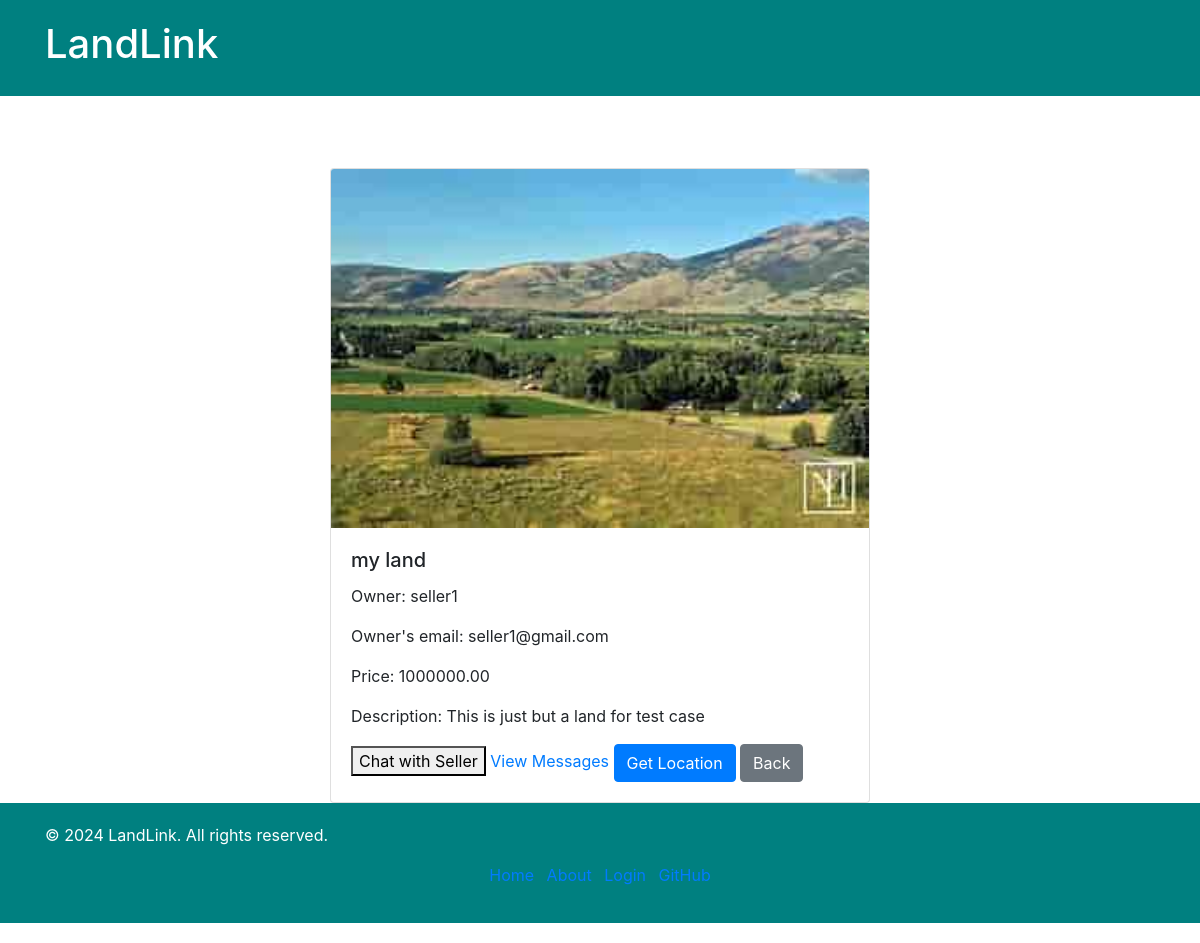
The app's page /land/2/ with its own data.
### land/models.py (models this page shows, shortened)
class Land(models.Model):
    LOCALITY_CHOICES = [
        ('rural', 'Rural'),
        ('semi_urban', 'Semi-Urban'),
        ('urban', 'Urban'),
    ]
    latitude = models.FloatField(null=True, blank=True)
    longitude = models.FloatField(null=True, blank=True)
    image = models.ImageField(upload_to='land_images/')
    title = models.CharField(max_length=100)
    locality = models.CharField(max_length=20, choices=LOCALITY_CHOICES, default='rural')
    price = models.DecimalField(max_digits=10, decimal_places=2)
    owner = models.ForeignKey(CustomUser, on_delete=models.CASCADE, limit_choices_to={'user_type': 'seller'})
    location = models.CharField(max_length=100, blank=True, null=True, help_text="Enter the latitude and longitude coordinates (e.g., 'latitude,longitude') for the location of the land.")
    description = models.TextField(blank=True)

### account/models.py (models this page shows, shortened)
class CustomUser(AbstractUser):
    BUYER = 'buyer'
    SELLER = 'seller'
    LAWYER = 'lawyer'
    USER_TYPES = [
        (BUYER, 'Buyer'),
        (SELLER, 'Seller'),
        (LAWYER, 'Land Lawyer'),
    ]
    user_type = models.CharField(max_length=10, choices=USER_TYPES, default=BUYER)

### land/views.py (the view)
# urls.py: path('land/<int:land_id>/', views.land_detail, name='land_detail'),
def land_detail(request, land_id):
    land = Land.objects.get(id=land_id)
    receiver_id = land.owner.id  # Assuming the seller is the receiver of the message
    return render(request, 'land/land_detail.html', {'land': land, 'receiver_id': receiver_id})

### land/templates/land/land_detail.html (shortened to what this page needs)
{% extends 'account/base.html' %}
{% block content %}
<div class="container">
    <div class="row mt-5">
        <div class="col-md-6 offset-md-3">
            <div class="card">
                <img src="{{ land.image.url }}" class="card-img-top img-fluid" alt="{{ land.title }}">
                <div class="card-body">
                    <h5 class="card-title">{{ land.title }}</h5>
                    <p class="card-text">Owner: {{ land.owner.username }}</p>
                    <p class="card-text">Owner's email: {{ land.owner.email }}</p>
                    <p class="card-text">Price: {{ land.price }}</p>
                    <p class="card-text">Description: {{ land.description }}</p>
                    <button onclick="window.location.href='{% url 'messaging:send_message' receiver_id=land.owner.id %}'">Chat with Seller</button>
                    <a href="{% url 'messaging:view_messages' %}">View Messages</a>
                    <button id="getLocationBtn" class="btn btn-primary">Get Location</button>
                    <a href="#" onclick="goBack()" class="btn btn-secondary">Back</a>
                </div>
            </div>
        </div>
    </div>
</div>
{% endblock %}

### account/static/account/styles.css (style rules this page uses)
body { display: flex; flex-direction: column; min-height: 100vh; padding-bottom: 20px; }

### account/static/account/style.css (style rules this page uses)
body { display: flex; flex-direction: column; min-height: 100vh; padding-bottom: 20px; }

### records on screen
Land: image (picture), title "my land", owner.username "seller1", owner.email "seller1@gmail.com", price "1000000.00", description "This is just but a land for test case"
